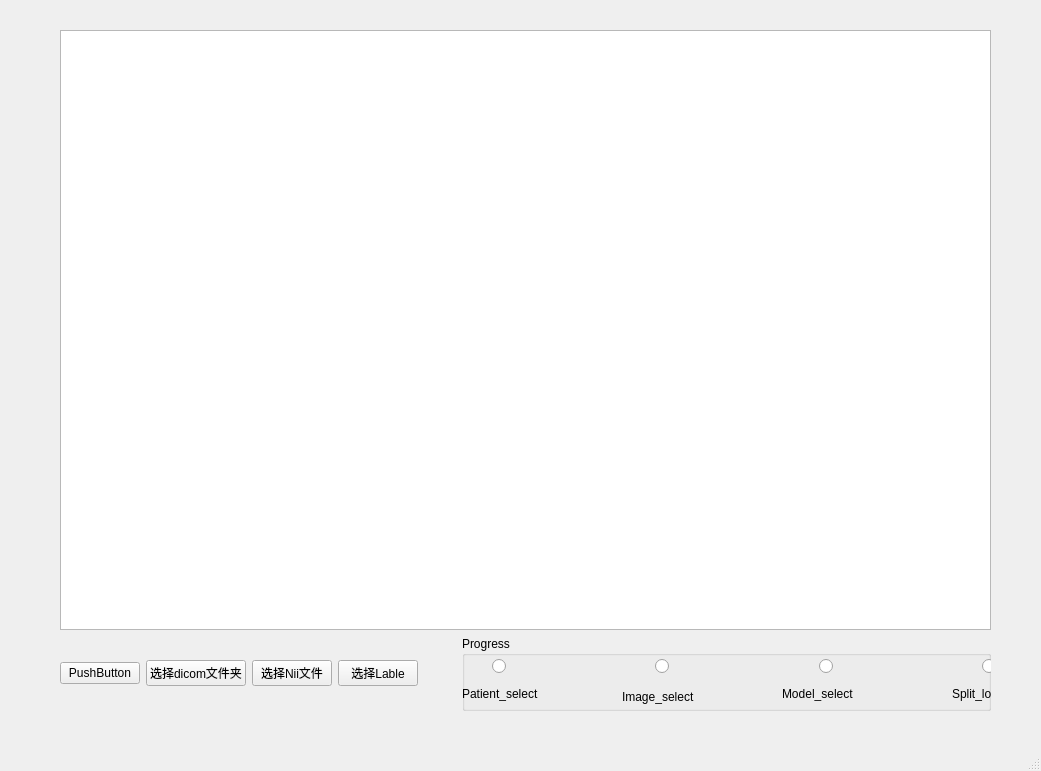
<?xml version="1.0" encoding="UTF-8"?>
<ui version="4.0">
 <class>MainWindow</class>
 <widget class="QMainWindow" name="MainWindow">
  <property name="geometry">
   <rect>
    <x>0</x>
    <y>0</y>
    <width>1041</width>
    <height>771</height>
   </rect>
  </property>
  <property name="windowTitle">
   <string>MainWindow</string>
  </property>
  <widget class="QWidget" name="centralwidget">
   <widget class="QWidget" name="layoutWidget">
    <property name="geometry">
     <rect>
      <x>40</x>
      <y>10</y>
      <width>971</width>
      <height>711</height>
     </rect>
    </property>
    <layout class="QVBoxLayout" name="verticalLayout" stretch="8,1">
     <property name="sizeConstraint">
      <enum>QLayout::SetDefaultConstraint</enum>
     </property>
     <property name="leftMargin">
      <number>20</number>
     </property>
     <property name="topMargin">
      <number>20</number>
     </property>
     <property name="rightMargin">
      <number>20</number>
     </property>
     <property name="bottomMargin">
      <number>10</number>
     </property>
     <item>
      <layout class="QHBoxLayout" name="horizontalLayout" stretch="2">
       <item>
        <widget class="QTextEdit" name="textEdit"/>
       </item>
      </layout>
     </item>
     <item>
      <layout class="QHBoxLayout" name="horizontalLayout_3" stretch="2,0,0,0,1,14">
       <item>
        <widget class="QPushButton" name="pushButton">
         <property name="text">
          <string>PushButton</string>
         </property>
        </widget>
       </item>
       <item>
        <widget class="QPushButton" name="DicomDir">
         <property name="text">
          <string>选择dicom文件夹</string>
         </property>
        </widget>
       </item>
       <item>
        <widget class="QPushButton" name="selectNii">
         <property name="text">
          <string>选择Nii文件</string>
         </property>
        </widget>
       </item>
       <item>
        <widget class="QPushButton" name="niiFile">
         <property name="text">
          <string>选择Lable</string>
         </property>
        </widget>
       </item>
       <item>
        <spacer name="horizontalSpacer">
         <property name="orientation">
          <enum>Qt::Horizontal</enum>
         </property>
         <property name="sizeHint" stdset="0">
          <size>
           <width>40</width>
           <height>20</height>
          </size>
         </property>
        </spacer>
       </item>
       <item>
        <widget class="QGroupBox" name="groupBox_2">
         <property name="title">
          <string>Progress</string>
         </property>
         <widget class="QLabel" name="label_5">
          <property name="geometry">
           <rect>
            <x>640</x>
            <y>50</y>
            <width>111</width>
            <height>16</height>
           </rect>
          </property>
          <property name="text">
           <string>Result_display</string>
          </property>
         </widget>
         <widget class="QLabel" name="label_8">
          <property name="geometry">
           <rect>
            <x>490</x>
            <y>50</y>
            <width>121</width>
            <height>16</height>
           </rect>
          </property>
          <property name="text">
           <string>Split_loading</string>
          </property>
         </widget>
         <widget class="QLabel" name="label_9">
          <property name="geometry">
           <rect>
            <x>320</x>
            <y>50</y>
            <width>101</width>
            <height>16</height>
           </rect>
          </property>
          <property name="text">
           <string>Model_select</string>
          </property>
         </widget>
         <widget class="QLabel" name="label_6">
          <property name="geometry">
           <rect>
            <x>160</x>
            <y>50</y>
            <width>101</width>
            <height>21</height>
           </rect>
          </property>
          <property name="text">
           <string>Image_select</string>
          </property>
         </widget>
         <widget class="QLabel" name="label_7">
          <property name="geometry">
           <rect>
            <x>0</x>
            <y>50</y>
            <width>121</width>
            <height>16</height>
           </rect>
          </property>
          <property name="text">
           <string>Patient_select</string>
          </property>
         </widget>
         <widget class="QWidget" name="layoutWidget">
          <property name="geometry">
           <rect>
            <x>30</x>
            <y>10</y>
            <width>811</width>
            <height>41</height>
           </rect>
          </property>
          <layout class="QHBoxLayout" name="horizontalLayout_2" stretch="1,1,1,1,1">
           <item>
            <widget class="QRadioButton" name="progress_1">
             <property name="text">
              <string/>
             </property>
             <property name="autoExclusive">
              <bool>false</bool>
             </property>
            </widget>
           </item>
           <item>
            <widget class="QRadioButton" name="progress_2">
             <property name="text">
              <string/>
             </property>
             <property name="autoExclusive">
              <bool>false</bool>
             </property>
            </widget>
           </item>
           <item>
            <widget class="QRadioButton" name="progress_3">
             <property name="text">
              <string/>
             </property>
             <property name="autoExclusive">
              <bool>false</bool>
             </property>
            </widget>
           </item>
           <item>
            <widget class="QRadioButton" name="progress_4">
             <property name="text">
              <string/>
             </property>
             <property name="autoExclusive">
              <bool>false</bool>
             </property>
            </widget>
           </item>
           <item>
            <widget class="QRadioButton" name="progress_5">
             <property name="text">
              <string/>
             </property>
             <property name="autoExclusive">
              <bool>false</bool>
             </property>
            </widget>
           </item>
          </layout>
         </widget>
        </widget>
       </item>
      </layout>
     </item>
    </layout>
   </widget>
  </widget>
  <widget class="QMenuBar" name="menubar">
   <property name="geometry">
    <rect>
     <x>0</x>
     <y>0</y>
     <width>1041</width>
     <height>23</height>
    </rect>
   </property>
  </widget>
  <widget class="QStatusBar" name="statusbar"/>
 </widget>
 <resources/>
 <connections/>
</ui>
